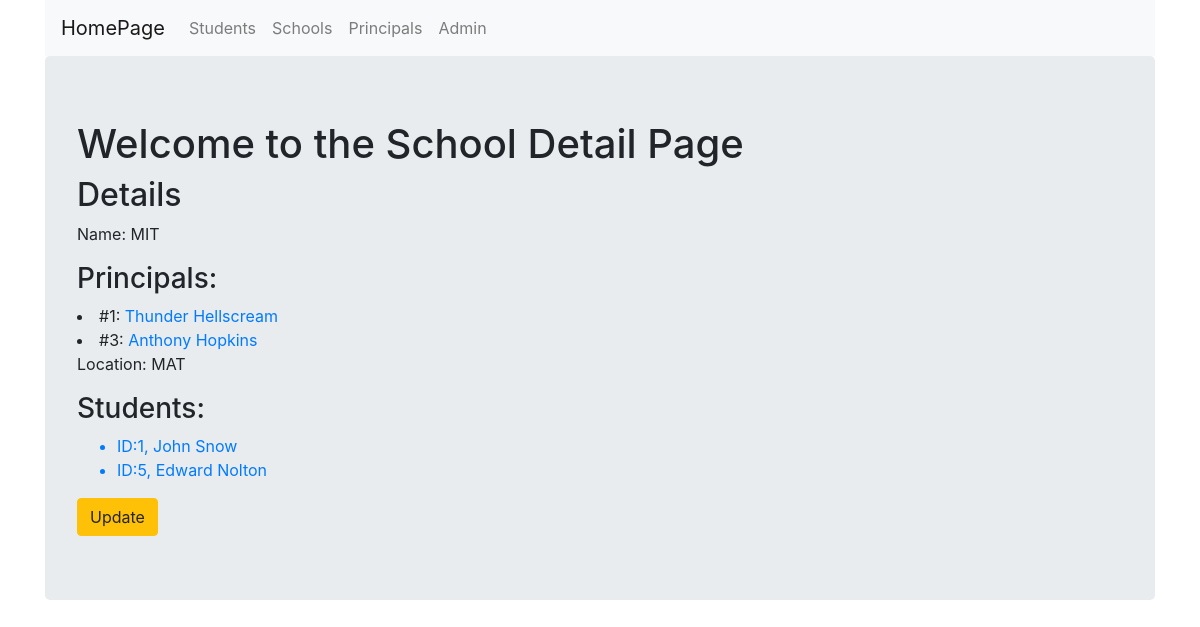
Page /CRUD_System/schools/1 on the earlier database version.
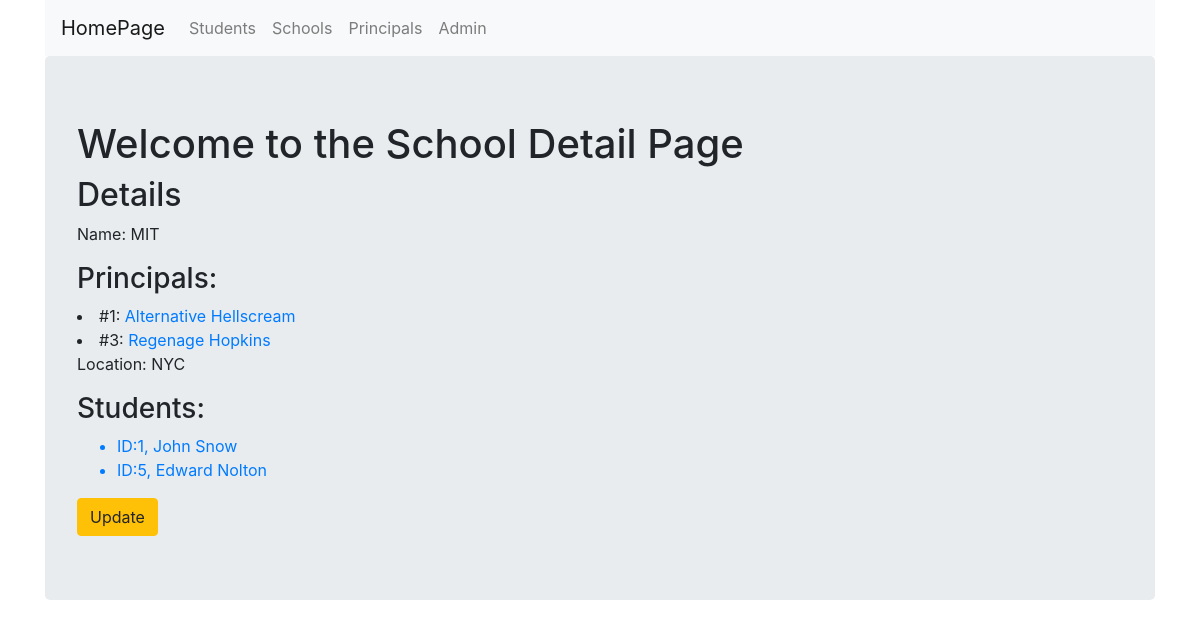
Same page on the later database version.
### CRUD_System/models.py (models this page shows, shortened)
class Principal(models.Model):
    name = models.CharField(max_length = 256)
    last_name = models.CharField(max_length = 256)
    school = models.ForeignKey(School, on_delete=models.CASCADE, related_name='principal')

class School(models.Model):
    name = models.CharField(max_length = 256)
    location = models.CharField(max_length = 256)

### CRUD_System/views.py (the view)
# urls.py: path('schools/<int:pk>', views.SchoolDetailView.as_view(), name='school_details'),
class SchoolDetailView(DetailView):
    context_object_name = 'school_details'
    model = models.School
    template_name = 'CRUD_System/CRUD_DetailView.html'

### CRUD_System/templates/CRUD_System/CRUD_DetailView.html (shortened to what this page needs)
{% extends 'CRUD_System/CRUD_System_base.html' %}
{% block body_block %}
{% if school_details %}
    <h1>Welcome to the School Detail Page</h1>
    <h2>Details</h2>
    <p>Name: {{school_details.name }}</p>
    {% if school_details.principal.all.0 %}
        <h3>Principals:</h3>
        {% for person in school_details.principal.all%}
            <li>#{{ person.id }}: <a href="{% url 'CRUD_System:principal_details' person.id %}">{{ person.name }} {{ person.last_name}}</a></li>
        {% endfor %}
    {% else%}
        <p>Principal: NONE</p>
    {% endif %}
    <p>Location: {{ school_details.location }}</p>
    <h3>Students:</h3>
    <ul>
        {% for student in school_details.students.all %}
        <a href="{% url 'CRUD_System:student_details' student.id%}">
            <li>ID:{{ student.id}}, {{student.name}} {{student.last_name}}</li>
        </a>
        {% endfor %}
    </ul>
    <a href="{% url 'CRUD_System:school_update' school_details.id%}">
        <input type="submit" name="" id="" class='btn btn-warning' value='Update'>
    </a>
{% endif %}
{% endblock %}

Differences in the rows shown:
changed School "MIT": location "MAT" → "NYC"
changed Principal "Hellscream": name "Thunder" → "Alternative"
changed Principal "Hopkins": name "Anthony" → "Regenage"
